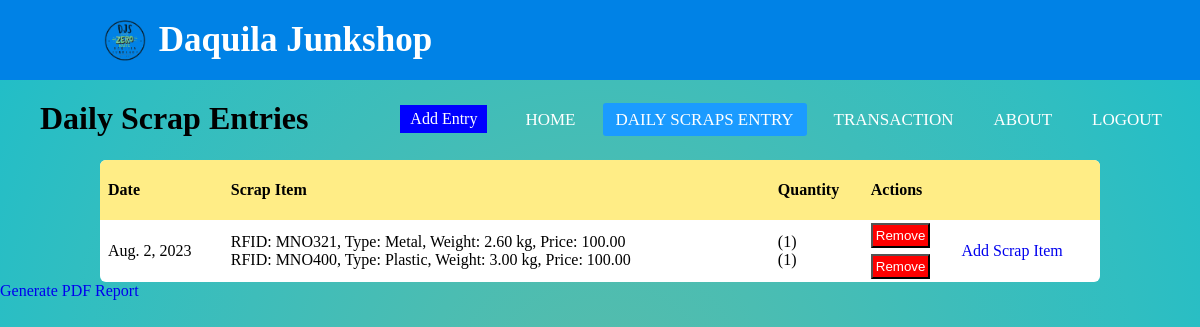
Before: /daily_scrap_table/ (signed in) with the older database file.
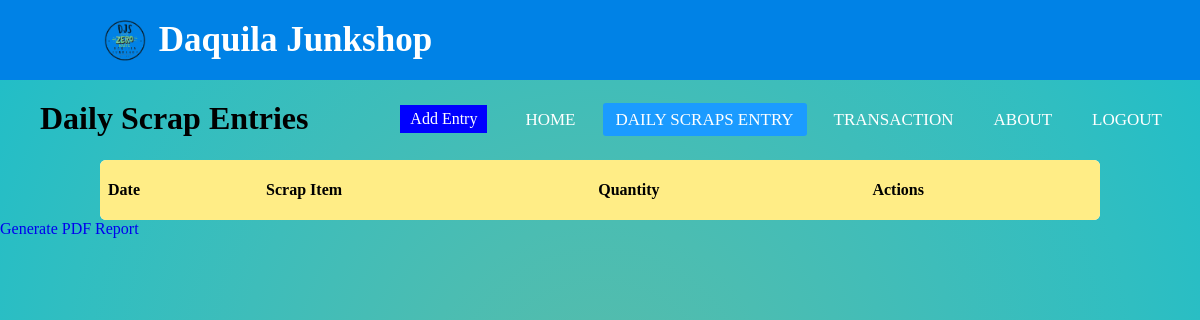
After: the same page with the newer database file.
### app1/models.py (models this page shows, shortened)
class DailyScrapEntry(models.Model):
    date = models.DateField()
    customer = models.ForeignKey(Customer, on_delete=models.SET_NULL, null=True, blank=True)
    staff_responsible = models.ForeignKey(User, on_delete=models.SET_NULL, null=True, blank=True)
    scraps = models.ManyToManyField(ScrapItem, through='ScrapEntryDetail')

class ScrapEntryDetail(models.Model):
    daily_scrap_entry = models.ForeignKey(DailyScrapEntry, on_delete=models.CASCADE)
    scrap_item = models.ForeignKey(ScrapItem, on_delete=models.CASCADE)
    quantity = models.PositiveIntegerField(default=1)

class ScrapItem(models.Model):
    RFID = models.CharField(max_length=100, blank=True, default='sample')
    weight = models.DecimalField(max_digits=10, decimal_places=2)
    scrap_type = models.ForeignKey(ScrapType, on_delete=models.CASCADE)
    price = models.DecimalField(max_digits=10, decimal_places=2)
    def __str__(self):
        return f"RFID: {self.RFID}, Type: {self.scrap_type}, Weight: {self.weight} kg, Price: {self.price}"

class ScrapType(models.Model):
    name = models.CharField(max_length=50, unique=True)
    def __str__(self):
        return self.name

### app1/views.py (the view)
# urls.py: path('daily_scrap_table/', views.daily_scrap_table, name='daily_scrap_table'),
@login_required(login_url='login')
def daily_scrap_table(request):
    daily_scrap_entries = DailyScrapEntry.objects.all()
    return render(request, 'daily_scrap_table.html', {'daily_scrap_entries': daily_scrap_entries})

### app1/templates/daily_scrap_table.html (shortened to what this page needs)
{% extends 'base.html' %}
{% block content %}
{% load static %}
<link rel="stylesheet" href="{% static "daily_scrap_table.css" %}">
<div class="header">
    <h1>Daily Scrap Entries</h1>
    <a href="{% url 'add_daily_scrap_entry' %}" class="add_entry">Add Entry</a>
</div>
<table>
    <thead>
        <tr>
            <th>Date</th>
            <th>Scrap Item</th>
            <th>Quantity</th>
            <th colspan="2">Actions</th>
        </tr>
    <thead>
    <tbody>
        {% for entry in daily_scrap_entries %}
        <tr>
            <td>{{ entry.date }}</td>
            <td>
                {% for scrap_entry_detail in entry.scrapentrydetail_set.all %}
                {{ scrap_entry_detail.scrap_item }}<br />
                {% endfor %}
            </td>
            <td>
                {% for scrap_entry_detail in entry.scrapentrydetail_set.all %}
                ({{ scrap_entry_detail.quantity }}) <br />
                {% endfor %}
            </td>
            <td>
                {% for scrap_entry_detail in entry.scrapentrydetail_set.all %}
                <form action="{% url 'remove_scrap_entry_detail' scrap_entry_detail.id %}" method="post">
                    <button type="submit" class="remove">Remove</button>
                </form>
                {% endfor %}
            </td>
            <td>
                <a href="{% url 'add_scrap_item_to_daily_scrap_entry' entry.id %}">Add Scrap Item</a>
            </td>
        </tr>
        {% endfor %}
    </tbody>
<a href="{% url 'generate_pdf_report' %}" class="btn btn-primary">Generate PDF Report</a>
{% endblock content %}

Changed rows visible on the page:
removed DailyScrapEntry: date "Aug. 2, 2023"
removed ScrapEntryDetail: scrap_item "RFID: MNO321, Type: Metal, Weight: 2.60 kg, Price: 100.00", quantity "1"
removed ScrapEntryDetail: scrap_item "RFID: MNO400, Type: Plastic, Weight: 3.00 kg, Price: 100.00", quantity "1"
